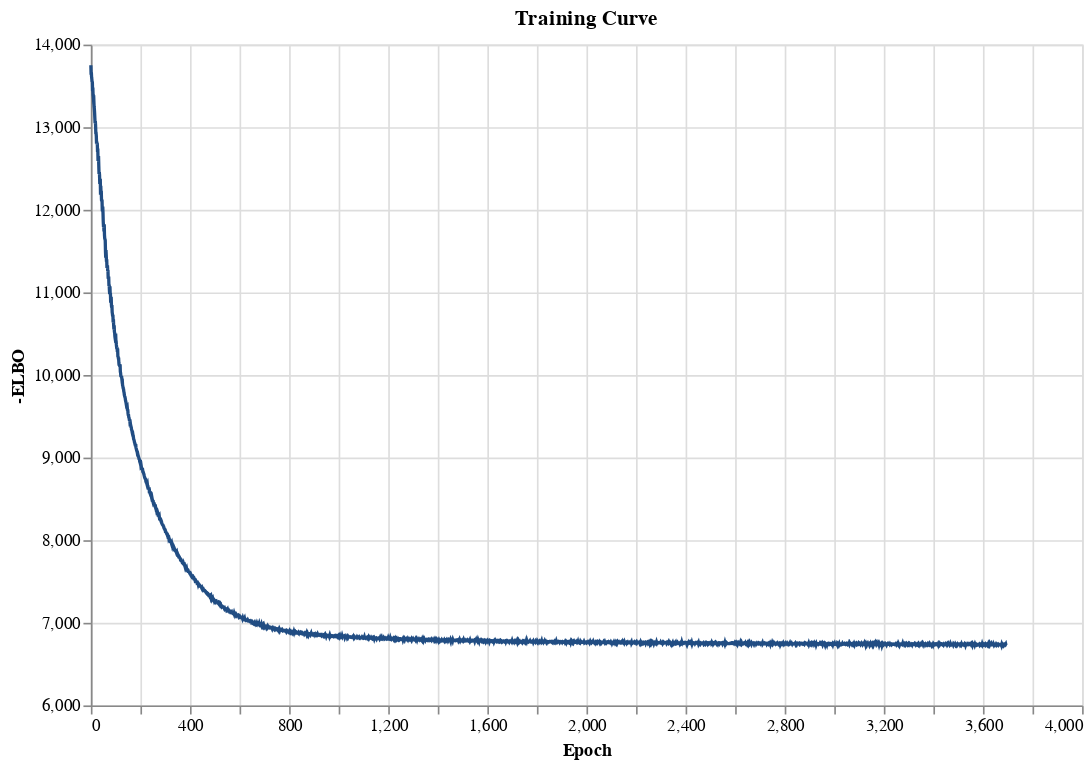

Notebook code cell kept with this figure:
### Markdown cell above
### ELBO

If the learningcurve flattens out, we know that our model converged.

### Code cell
plot_training_curve(model)

### Figure 1 — Vega specification as saved in the notebook (floating-point values rounded to 4 significant figures; data arrays with more than 128 entries replaced by an {"elided": "..."} marker saying what was removed)
{"$schema": "https://vega.github.io/schema/vega/v5.json", "data": [{"name": "source_0", "values": {"elided": "3694 records"}}, {"name": "source_0_x_domain_Epoch", "values": [{"min": 0, "max": 3693}]}, {"name": "source_0_y_domain_-ELBO", "values": [{"min": 6728.0, "max": 13750.0}]}], "marks": [{"type": "line", "name": "marks", "from": {"data": "source_0"}, "sort": {"field": "x"}, "encode": {"update": {"defined": {"signal": "isValid(datum[\"Epoch\"]) && isFinite(+datum[\"Epoch\"]) && isValid(datum[\"-ELBO\"]) && isFinite(+datum[\"-ELBO\"])"}, "y": {"field": "-ELBO", "scale": "y"}, "x": {"field": "Epoch", "scale": "x"}, "stroke": {"value": "#214D83"}}}, "style": ["line"]}], "scales": [{"name": "x", "type": "linear", "domain": [{"signal": "(data(\"source_0_x_domain_Epoch\")[0] || {}).min"}, {"signal": "(data(\"source_0_x_domain_Epoch\")[0] || {}).max"}], "range": [0, {"signal": "width"}], "nice": true, "zero": false}, {"name": "y", "type": "linear", "domain": [{"signal": "(data(\"source_0_y_domain_-ELBO\")[0] || {}).min"}, {"signal": "(data(\"source_0_y_domain_-ELBO\")[0] || {}).max"}], "range": [{"signal": "height"}, 0], "zero": false, "nice": true}], "axes": [{"scale": "x", "gridScale": "y", "maxExtent": 0, "zindex": 0, "grid": true, "ticks": false, "aria": false, "labels": false, "minExtent": 0, "orient": "bottom", "domain": false, "tickCount": {"signal": "ceil(width/40)"}}, {"scale": "y", "domain": false, "aria": false, "minExtent": 0, "gridScale": "x", "labels": false, "ticks": false, "grid": true, "orient": "left", "tickCount": {"signal": "ceil(height/40)"}, "maxExtent": 0, "zindex": 0}, {"scale": "x", "grid": false, "tickCount": {"signal": "ceil(width/40)"}, "labelFlush": true, "labelOverlap": true, "title": "Epoch", "zindex": 0, "orient": "bottom"}, {"scale": "y", "title": "-ELBO", "orient": "left", "zindex": 0, "grid": false, "tickCount": {"signal": "ceil(height/40)"}, "labelOverlap": true}], "title": {"text": "Training Curve", "frame": "group"}, "background": "white", "height": 400, "width": 600, "style": "cell", "padding": 5}
